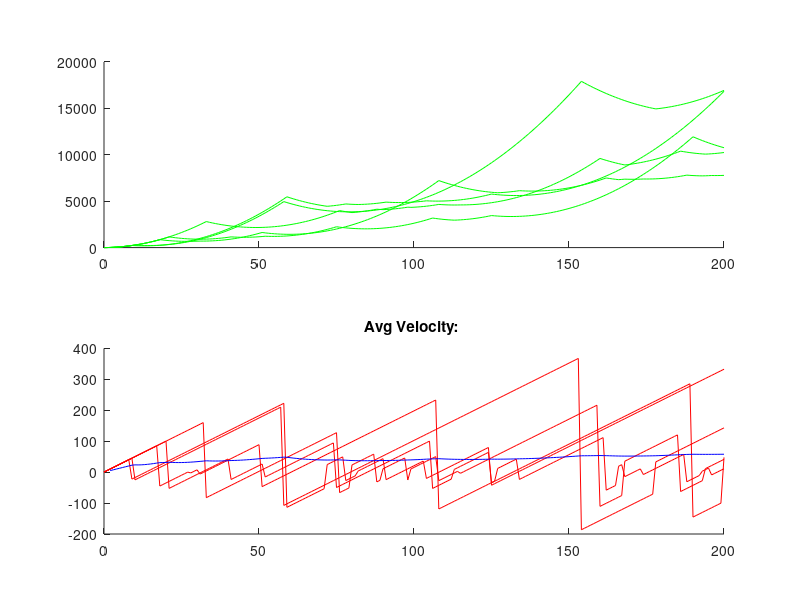

MATLAB code for this plot:
time = 200;

% single particle
%x = 0;
%last_x = 0;
%vx = 0;
%last_vx = 0;

% multiple particles
x = zeros(5, 1);
last_x = zeros(5, 1);
vx = zeros(5, 1);
last_vx = zeros(5, 1);

velocities = [];
mean_v = 0;
last_mean_v = 0;
acceleration = 5;
figure(1)
hold on

%figure(2)
%hold on

% this would be nice, but I don't have 2019b on my laptop :(
% tiledlayout(2,1)

for t = 1:time
    vx = vx + acceleration;
    x = x + vx;
    
    scattered = rand(5, 1) < 0.05;
    if any(scattered)       % scatter chance
        % perfectly eleastic case
        % vx = 0;   
        
        % changes direction at half energy
        vx = vx - 1.5 * (vx .* scattered); 
    end
    
    figure(1)
    subplot(2, 1, 1)
    hold on
    plot([t-1 t], [last_x x], "g");
    last_x = x;
    
    %figure(2)
    subplot(2, 1, 2)
    hold on
    mean_v = mean(velocities, "all");
    title(sprintf("Avg Velocity: %s", mean_v))
    plot([t-1 t], [last_vx vx], "r");
    plot([t-1 t], [last_mean_v mean_v], "b");
    last_mean_v = mean_v;
    last_vx = vx;
    velocities = [velocities vx];
end
